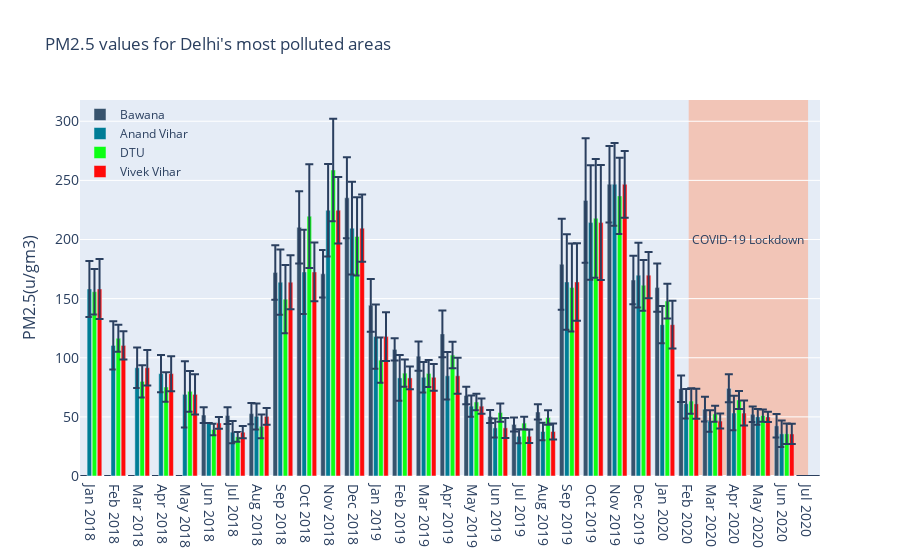

The notebook cell saved with this chart:
### Code cell
import plotly.graph_objects as go

fig = go.Figure()
fig.add_trace(go.Bar(x=avg_df['months'],
                y=avg_df['PM2.5 Bawana'],
                     error_y=dict(type='data', array=np.array(avg_df['Err BW'])),
                name='Bawana',
                marker_color='rgb(55, 83, 109)'
                ))
fig.add_trace(go.Bar(x=avg_df['months'],
                y=avg_df['PM2.5 Anand vihar'],
                error_y=dict(type='data', array=np.array(avg_df['Err AV'])),
                name='Anand Vihar',
                marker_color='rgb(0,125,150)'
                ))
fig.add_trace(go.Bar(x=avg_df['months'],
                y=avg_df['PM2.5 DTU'],
                error_y=dict(type='data', array=np.array(avg_df['Err VV'])),
                name='DTU',
                marker_color='rgb(13, 255, 20)'
                ))
fig.add_trace(go.Bar(x=avg_df['months'],
                y=avg_df['PM2.5 Vivek Vihar'],
                error_y=dict(type='data', array=np.array(avg_df['Err DTU'])),
                name='Vivek Vihar',
                marker_color='rgb(255, 10, 10)'
                ))

fig.update_layout(
    title='PM2.5 values for Delhi\'s most polluted areas' ,
    xaxis_tickfont_size=14,
    yaxis=dict(
        title='PM2.5(u/gm3)',
        titlefont_size=16,
        tickfont_size=14,
    ),
    legend=dict(
        x=0,
        y=1.0,
        bgcolor='rgba(255, 255, 255, 0)',
        bordercolor='rgba(255, 255, 255, 0)'
    ),
    barmode='group',
    bargap=0.15, # gap between bars of adjacent location coordinates.
    bargroupgap=0.1,# gap between bars of the same location coordinate.
    shapes=[
        dict(
            type="rect",
            # x-reference is assigned to the x-values
            xref="x",
            # y-reference is assigned to the plot paper [0,1]
            yref="paper",
            x0="Jul 2020",
            y0=0,
            x1="Feb 2020",
            y1=1,
            fillcolor="LightSalmon",
            opacity=0.5,
            layer="below",
            line_width=0,
        )
    ],
    annotations=[
        dict(
            x=27.5,
            y=200,
            xref="x",
            yref="y",
            text="COVID-19 Lockdown",
#             family="sans serif",
            showarrow=False
        )
    ]
)
fig.show()

### Figure 1 — Plotly figure (JSON) as saved in the notebook; plotly's stock layout.template omitted (floating-point values rounded to 4 significant figures)
{"data": [{"error_y": {"array": [0, 0, 0, 0, 0, 6.661, 7.062, 8.926, 23.04, 30.59, 20.08, 34.28, 22.29, 9.384, 12.37, 19.69, 7.39, 5.474, 5.914, 6.467, 38.56, 52.56, 32.36, 20.51, 20.32, 11.19, 10.52, 11.86, 6.567, 9.9, 0], "type": "data"}, "marker": {"color": "rgb(55, 83, 109)"}, "name": "Bawana", "type": "bar", "x": ["Jan 2018", "Feb 2018", "Mar 2018", "Apr 2018", "May 2018", "Jun 2018", "Jul 2018", "Aug 2018", "Sep 2018", "Oct 2018", "Nov 2018", "Dec 2018", "Jan 2019", "Feb 2019", "Mar 2019", "Apr 2019", "May 2019", "Jun 2019", "Jul 2019", "Aug 2019", "Sep 2019", "Oct 2019", "Nov 2019", "Dec 2019", "Jan 2020", "Feb 2020", "Mar 2020", "Apr 2020", "May 2020", "Jun 2020", "Jul 2020"], "y": [0, 0, 0, 0, 0, 51.58, 51.08, 52.73, 172.0, 210.3, 171.0, 235.3, 144.3, 107.0, 101.3, 120.2, 68.05, 50.31, 43.62, 54.15, 179.1, 233.0, 246.7, 165.7, 159.3, 73.75, 56.51, 74.16, 52.2, 42.43, 0]}, {"error_y": {"array": [23.64, 20.48, 17.14, 15.73, 27.97, 0, 9.432, 10.98, 27.59, 35.61, 39.03, 39.13, 27.15, 19.28, 12.92, 20.12, 8.972, 8.063, 6.0, 7.37, 40.34, 48.41, 35.07, 27.39, 15.7, 12.41, 9.103, 14.53, 6.576, 11.22, 0], "type": "data"}, "marker": {"color": "rgb(0,125,150)"}, "name": "Anand Vihar", "type": "bar", "x": ["Jan 2018", "Feb 2018", "Mar 2018", "Apr 2018", "May 2018", "Jun 2018", "Jul 2018", "Aug 2018", "Sep 2018", "Oct 2018", "Nov 2018", "Dec 2018", "Jan 2019", "Feb 2019", "Mar 2019", "Apr 2019", "May 2019", "Jun 2019", "Jul 2019", "Aug 2019", "Sep 2019", "Oct 2019", "Nov 2019", "Dec 2019", "Jan 2020", "Feb 2020", "Mar 2020", "Apr 2020", "May 2020", "Jun 2020", "Jul 2020"], "y": [158.2, 110.5, 91.56, 86.57, 69.02, 44.85, 37.04, 50.38, 163.9, 172.6, 224.7, 209.6, 117.9, 82.96, 83.46, 84.73, 59.05, 40.67, 33.59, 37.62, 164.1, 214.3, 246.6, 169.9, 128.0, 61.09, 46.49, 53.28, 49.98, 35.65, 0]}, {"error_y": {"array": [19.25, 11.42, 13.67, 12.54, 17.2, 4.906, 4.121, 9.971, 28.85, 43.84, 43.3, 33.09, 19.11, 11.61, 11.46, 11.2, 6.951, 7.716, 5.359, 6.131, 37.22, 50.22, 32.22, 21.47, 14.66, 10.84, 6.747, 7.643, 5.123, 8.738, 0], "type": "data"}, "marker": {"color": "rgb(13, 255, 20)"}, "name": "DTU", "type": "bar", "x": ["Jan 2018", "Feb 2018", "Mar 2018", "Apr 2018", "May 2018", "Jun 2018", "Jul 2018", "Aug 2018", "Sep 2018", "Oct 2018", "Nov 2018", "Dec 2018", "Jan 2019", "Feb 2019", "Mar 2019", "Apr 2019", "May 2019", "Jun 2019", "Jul 2019", "Aug 2019", "Sep 2019", "Oct 2019", "Nov 2019", "Dec 2019", "Jan 2020", "Feb 2020", "Mar 2020", "Apr 2020", "May 2020", "Jun 2020", "Jul 2020"], "y": [155.9, 116.4, 79.99, 75.26, 71.6, 39.33, 33.13, 41.98, 149.6, 219.7, 258.8, 202.6, 98.0, 86.99, 86.73, 102.3, 62.57, 53.66, 44.74, 49.47, 159.4, 218.0, 236.9, 161.3, 147.9, 63.4, 52.57, 64.29, 51.09, 35.74, 0]}, {"error_y": {"array": [25.37, 11.89, 15.05, 14.79, 17.1, 4.966, 5.184, 7.123, 22.85, 24.87, 28.2, 28.36, 20.55, 9.668, 11.33, 15.23, 6.442, 8.441, 5.667, 6.859, 32.79, 48.62, 28.25, 19.6, 20.18, 12.74, 6.325, 10.66, 4.314, 8.515, 0], "type": "data"}, "marker": {"color": "rgb(255, 10, 10)"}, "name": "Vivek Vihar", "type": "bar", "x": ["Jan 2018", "Feb 2018", "Mar 2018", "Apr 2018", "May 2018", "Jun 2018", "Jul 2018", "Aug 2018", "Sep 2018", "Oct 2018", "Nov 2018", "Dec 2018", "Jan 2019", "Feb 2019", "Mar 2019", "Apr 2019", "May 2019", "Jun 2019", "Jul 2019", "Aug 2019", "Sep 2019", "Oct 2019", "Nov 2019", "Dec 2019", "Jan 2020", "Feb 2020", "Mar 2020", "Apr 2020", "May 2020", "Jun 2020", "Jul 2020"], "y": [158.2, 110.5, 91.56, 86.57, 69.02, 44.85, 37.04, 50.38, 163.9, 172.6, 224.7, 209.6, 117.9, 82.96, 83.46, 84.73, 59.05, 40.67, 33.59, 37.62, 164.1, 214.3, 246.6, 169.9, 128.0, 61.09, 46.49, 53.28, 49.98, 35.65, 0]}], "layout": {"annotations": [{"showarrow": false, "text": "COVID-19 Lockdown", "x": 27.5, "xref": "x", "y": 200, "yref": "y"}], "bargap": 0.15, "bargroupgap": 0.1, "barmode": "group", "legend": {"bgcolor": "rgba(255, 255, 255, 0)", "bordercolor": "rgba(255, 255, 255, 0)", "x": 0, "y": 1}, "shapes": [{"fillcolor": "LightSalmon", "layer": "below", "line": {"width": 0}, "opacity": 0.5, "type": "rect", "x0": "Jul 2020", "x1": "Feb 2020", "xref": "x", "y0": 0, "y1": 1, "yref": "paper"}], "title": {"text": "PM2.5 values for Delhi's most polluted areas"}, "xaxis": {"tickfont": {"size": 14}}, "yaxis": {"tickfont": {"size": 14}, "title": {"font": {"size": 16}, "text": "PM2.5(u/gm3)"}}}}
